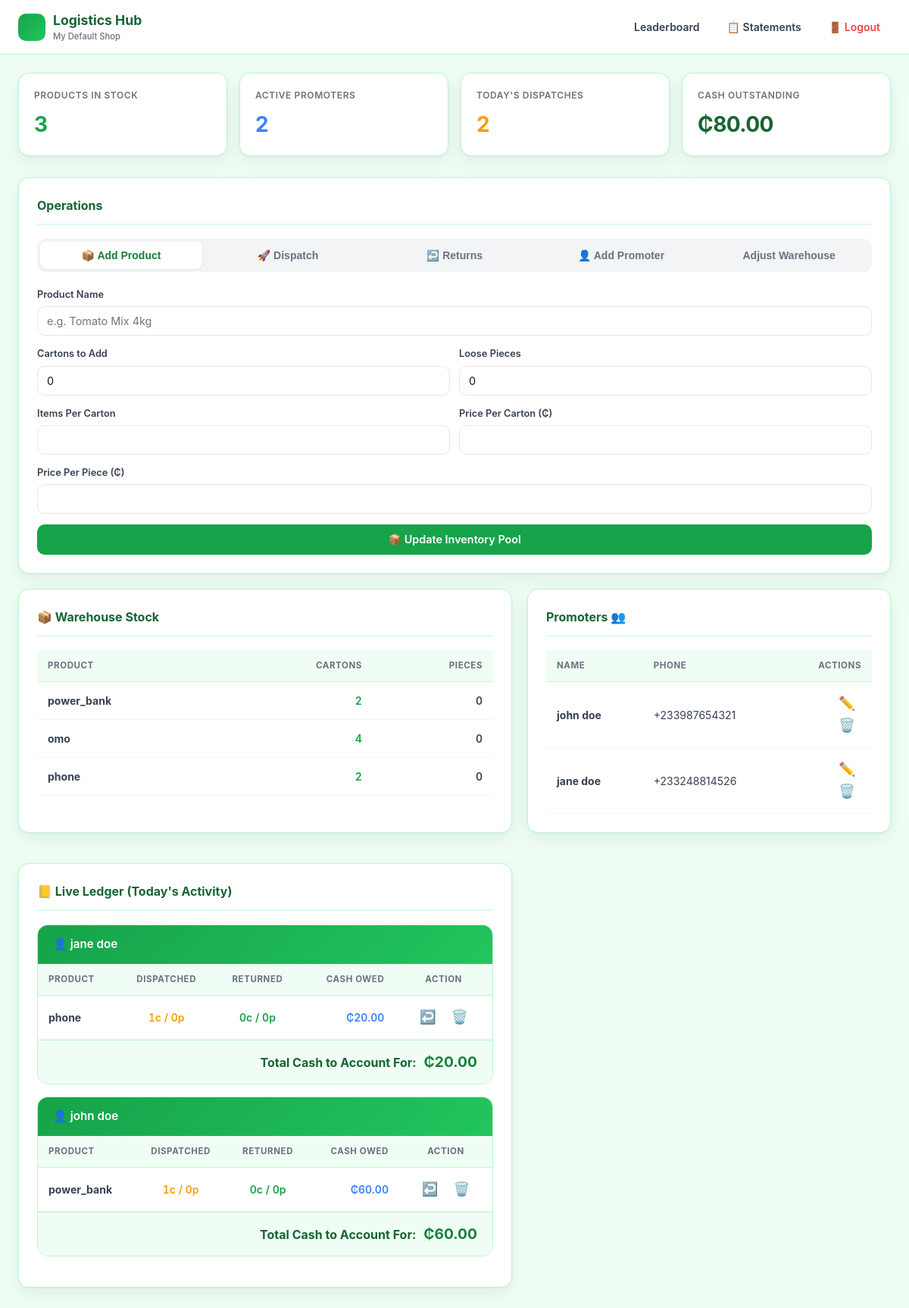
The app's page / (signed in) with its own data.
### main/models.py (models this page shows, shortened)
class Shop(models.Model):
    name = models.CharField(max_length=200, default="My Shop")
    created_at = models.DateTimeField(auto_now_add=True)

class Product(models.Model):
    shop = models.ForeignKey(Shop, on_delete=models.CASCADE, null=True, blank=True)
    name = models.CharField(max_length=200)
    items_per_carton = models.IntegerField(help_text="How many single pieces fit into one carton?")
    price_per_carton = models.DecimalField(max_digits=10, decimal_places=2)
    price_per_piece = models.DecimalField(max_digits=10, decimal_places=2)
    initial_stock = models.IntegerField(default=0)
    cartons_in_stock = models.IntegerField(default=0, editable=False)
    pieces_in_stock = models.IntegerField(default=0, editable=False)
    total_pieces_in_stock = models.IntegerField(default=0, editable=False)
    def recalculate(self):
        from django.db.models import Sum
        from django.db.models.functions import Coalesce
        agg = self.dailydeployment_set.aggregate(
            taken_c=Coalesce(Sum("cartons_taken"), 0), taken_p=Coalesce(Sum("pieces_taken"), 0),
            ret_c=Coalesce(Sum("cartons_returned"), 0), ret_p=Coalesce(Sum("pieces_returned"), 0),
        )
        taken_c, taken_p = int(agg["taken_c"] or 0), int(agg["taken_p"] or 0)
        ret_c, ret_p = int(agg["ret_c"] or 0), int(agg["ret_p"] or 0)
        items_per, initial = int(self.items_per_carton or 1), int(self.initial_stock or 0)
        taken = (taken_c * items_per) + taken_p
        returned = (ret_c * items_per) + ret_p
        current = max(0, initial - (taken - returned))
        self.total_pieces_in_stock = current
        self.cartons_in_stock = current // items_per
        self.pieces_in_stock = current % items_per
        super().save(update_fields=["total_pieces_in_stock", "cartons_in_stock", "pieces_in_stock"])

class Promoter(models.Model):
    shop = models.ForeignKey(Shop, on_delete=models.CASCADE, null=True, blank=True)
    name = models.CharField(max_length=100)
    phone_number = models.CharField(max_length=20, blank=True)

class DailyDeployment(models.Model):
    shop = models.ForeignKey(Shop, on_delete=models.CASCADE, null=True, blank=True)
    promoter = models.ForeignKey(Promoter, on_delete=models.CASCADE)
    product = models.ForeignKey(Product, on_delete=models.CASCADE)
    date = models.DateField(auto_now_add=True)
    cartons_taken = models.IntegerField(default=0)
    pieces_taken = models.IntegerField(default=0)
    cartons_returned = models.IntegerField(default=0)
    pieces_returned = models.IntegerField(default=0)
    cash_owed = models.DecimalField(max_digits=10, decimal_places=2, default=0.00, editable=False)

### main/views.py (the view, shortened to what this page needs)
# urls.py: path('', dashboard, name='dashboard'),
def dashboard(request):
    shop = get_active_shop(request)
    if not shop: return redirect("setup_shop")
    for p in Product.objects.filter(shop=shop): p.recalculate()
    deployments = DailyDeployment.objects.filter(shop=shop, date=date.today()).order_by("-id")
    promoter_records = {}
    for d in deployments:
        key = d.promoter.id
        if key not in promoter_records:
            promoter_records[key] = {"promoter_name": d.promoter.name, "items": [], "grand_total": Decimal("0.00")}
        promoter_records[key]["items"].append(d)
        promoter_records[key]["grand_total"] += d.cash_owed
    cash_outstanding = sum(c["grand_total"] for c in promoter_records.values())
    context = {
        "products": Product.objects.filter(shop=shop),
        "promoters": Promoter.objects.filter(shop=shop),
        "promoter_containers": list(promoter_records.values()),
        "cash_outstanding": cash_outstanding,
        "shop": shop,
    }
    return render(request, "main/dashboard.html", context)

### main/views.py (called while the page is built)
def get_active_shop(request):
    shop_id = request.session.get("active_shop_id")
    if shop_id:
        return Shop.objects.filter(id=shop_id).first()
    return None

### main/templates/main/dashboard.html (shortened to what this page needs)
<!DOCTYPE html>
<html lang="en">
<head>
</head>
<body>
<nav class="topbar">
  <div class="brand">
    <div class="brand-icon"></div>
    <div>
      <div>Logistics Hub</div>
      <div style="font-size:0.7rem; font-weight:500; color:var(--gray-500);">{{ shop.name }}</div>
    </div>
  </div>
  <div class="nav-links">
    <a href="{% url 'leaderboard' %}" class="nav-link"> Leaderboard</a>
    <a href="{% url 'statements' %}" class="nav-link">📋 Statements</a>
    <a href="{% url 'logout_shop' %}" class="nav-link danger">🚪 Logout</a>
  </div>
</nav>
<div class="container">
  <div class="stats-row">
    <div class="stat-card"><div class="stat-label">Products in Stock</div><div class="stat-value" style="color:var(--g-600)">{{ products|length }}</div></div>
    <div class="stat-card"><div class="stat-label">Active Promoters</div><div class="stat-value" style="color:var(--blue)">{{ promoters|length }}</div></div>
    <div class="stat-card"><div class="stat-label">Today's Dispatches</div><div class="stat-value" style="color:var(--amber)">{{ promoter_containers|length }}</div></div>
    <div class="stat-card"><div class="stat-label">Cash Outstanding</div><div class="stat-value">₵{{ cash_outstanding }}</div></div>
  </div>
  <div class="section">
    <div class="section-title"> Operations</div>
    <div class="tabs">
      <button class="tab-btn active" onclick="switchTab('add-product')">📦 Add Product</button>
      <button class="tab-btn" onclick="switchTab('dispatch')">🚀 Dispatch</button>
      <button class="tab-btn" onclick="switchTab('returns')">↩️ Returns</button>
      <button class="tab-btn" onclick="switchTab('add-promoter')">👤 Add Promoter</button>
      <button class="tab-btn" onclick="switchTab('adjust-warehouse')">️ Adjust Warehouse</button>
    </div>
    <div id="tab-add-product" class="tab-panel active">
      <form method="POST">{% csrf_token %}<input type="hidden" name="action" value="add_product">
        <div class="form-group"><label>Product Name</label><input type="text" name="name" placeholder="e.g. Tomato Mix 4kg" required></div>
        <div class="form-row">
          <div class="form-group"><label>Cartons to Add</label><input type="number" name="cartons_in_stock" value="0" min="0"></div>
          <div class="form-group"><label>Loose Pieces</label><input type="number" name="pieces_in_stock" value="0" min="0"></div>
        </div>
        <div class="form-row">
          <div class="form-group"><label>Items Per Carton</label><input type="number" name="items_per_carton" required min="1"></div>
          <div class="form-group"><label>Price Per Carton (₵)</label><input type="number" step="0.01" name="price_per_carton" required min="0"></div>
        </div>
        <div class="form-group"><label>Price Per Piece (₵)</label><input type="number" step="0.01" name="price_per_piece" required min="0"></div>
        <button type="submit" class="btn btn-primary btn-block">📦 Update Inventory Pool</button>
      </form>
    </div>
  </div>
  <div style="display:grid; grid-template-columns:1fr 1fr; gap:20px; margin-bottom:20px;">
    <div class="section">
      <div class="section-title">📦 Warehouse Stock</div>
      {% if products %}
      <table class="data-table"><thead><tr><th>Product</th><th style="text-align:right">Cartons</th><th style="text-align:right">Pieces</th></tr></thead><tbody>{% for p in products %}<tr><td><strong>{{ p.name }}</strong></td><td class="num" style="text-align:right; color:var(--g-600)">{{ p.cartons_in_stock }}</td><td class="num" style="text-align:right">{{ p.pieces_in_stock }}</td></tr>{% endfor %}</tbody></table>
      {% else %}<div class="empty-state"><div class="empty-icon">📦</div><p>No products yet.</p></div>{% endif %}
    </div>
<div class="section">
    <div class="section-title"> Promoters 👥</div>
    {% if promoters %}
    <table class="data-table">
        <thead>
            <tr>
                <th>Name</th>
                <th>Phone</th>
                <th style="text-align:right; width:100px;">Actions</th>
            </tr>
        </thead>
        <tbody>
            {% for prom in promoters %}
            <tr>
                <td><strong>{{ prom.name }}</strong></td>
                <td>{{ prom.phone_number|default:"—" }}</td>
                <td style="text-align:right;">
                    <button class="action-btn undo" onclick="openEditPromoter('{{ prom.id }}', '{{ prom.name }}', '{{ prom.phone_number }}')" title="Edit">✏️</button>
                    <button class="action-btn nuke" onclick="openDeletePromoter('{{ prom.id }}', '{{ prom.name }}')" title="Delete">🗑️</button>
                </td>
            </tr>
            {% endfor %}
        </tbody>
    </table>
    {% else %}
    <div class="empty-state"><div class="empty-icon">👤</div><p>No promoters yet.</p></div>
    {% endif %}
</div>
  <div class="section" style="width: 100%; max-width: 100%;">
    <div class="section-title">📒 Live Ledger (Today's Activity)</div>
    {% if promoter_containers %}
      {% for container in promoter_containers %}
      <div class="ledger-card">
        <div class="ledger-head"><h3>👤 {{ container.promoter_name }}</h3></div>
        <div style="overflow-x: auto; width: 100%;">
          <table class="data-table" style="min-width: 600px;">
            <thead>
              <tr>
                <th>Product</th>
                <th style="text-align:center">Dispatched</th>
                <th style="text-align:center">Returned</th>
                <th style="text-align:right">Cash Owed</th>
                <th style="text-align:center">Action</th>
              </tr>
            </thead>
            <tbody>
              {% for d in container.items %}
              <tr>
                <td><strong>{{ d.product.name }}</strong></td>
                <td class="num" style="text-align:center; color:var(--amber)">{{ d.cartons_taken }}c / {{ d.pieces_taken }}p</td>
                <td class="num" style="text-align:center; color:var(--g-600)">{{ d.cartons_returned }}c / {{ d.pieces_returned }}p</td>
                <td class="num" style="text-align:right; color:var(--blue)">₵{{ d.cash_owed }}</td>
                <td style="text-align:center">
                  <button class="action-btn undo" onclick="openUndo('{{ d.id }}')" title="Undo">↩️</button>
                  <button class="action-btn nuke" onclick="openNuke('{{ d.id }}', '{{ d.cash_owed }}')" title="Nuke">🗑️</button>
                </td>
              </tr>
              {% endfor %}
            </tbody>
          </table>
        </div>
        <div class="ledger-total"><span>Total Cash to Account For:</span><span class="amount">₵{{ container.grand_total }}</span></div>
      </div>
      {% endfor %}
    {% else %}
      <div class="empty-state"><div class="empty-icon">📒</div><p>No dispatches recorded today.</p></div>
    {% endif %}
  </div>
</body>
</html>

### records on screen
Shop: name "My Default Shop"
Product: name "power_bank", cartons_in_stock "2", pieces_in_stock "0"
Product: name "omo", cartons_in_stock "4", pieces_in_stock "0"
Product: name "phone", cartons_in_stock "2", pieces_in_stock "0"
Promoter: name "john doe", phone_number "+233987654321", promoter_name "john doe"
Promoter: name "jane doe", phone_number "+233248814526", promoter_name "jane doe"
DailyDeployment: product.name "phone", cartons_taken "1", pieces_taken "0", cartons_returned "0", pieces_returned "0", cash_owed "20.00"
DailyDeployment: product.name "power_bank", cartons_taken "1", pieces_taken "0", cartons_returned "0", pieces_returned "0", cash_owed "60.00"

### other values on screen
{{ products|length }} "3"
{{ promoters|length }} "2"
{{ promoter_containers|length }} "2"
{{ cash_outstanding }} "80.00"
{{ container.grand_total }} "20.00" "60.00"
